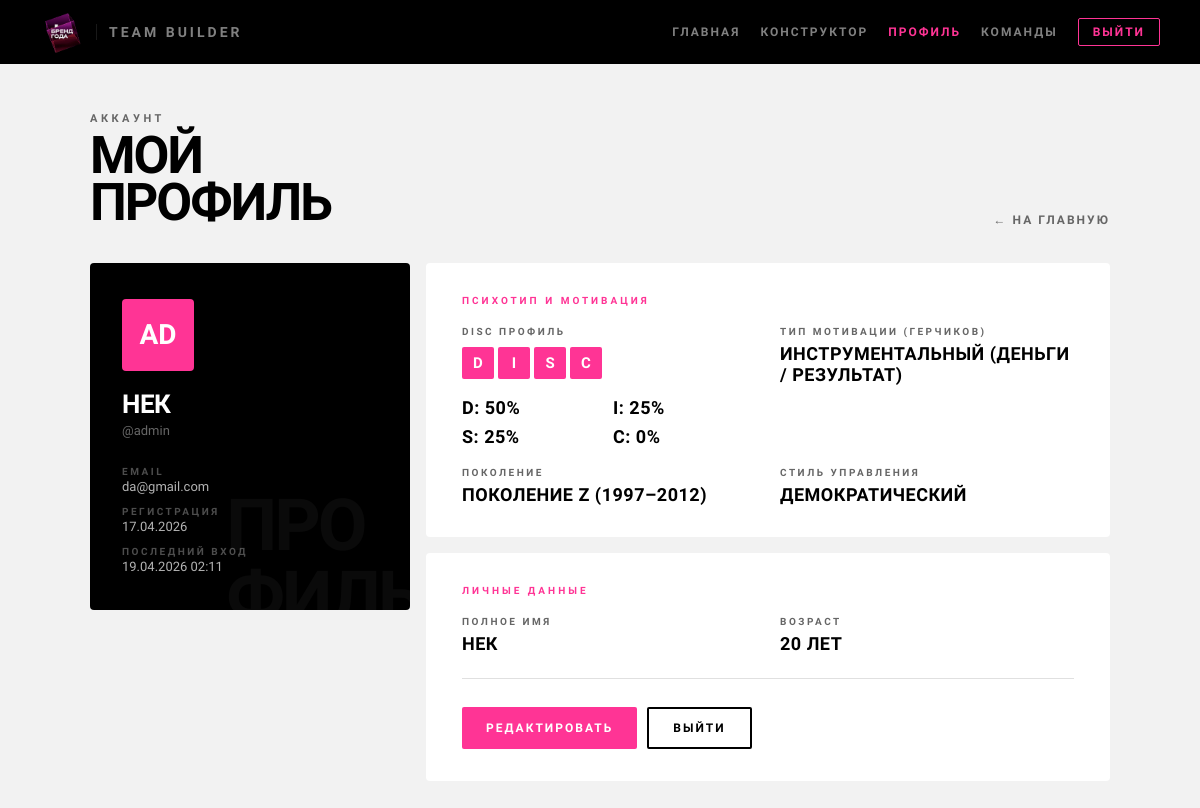
/profile/ (signed in), run on an earlier commit of the app's database.
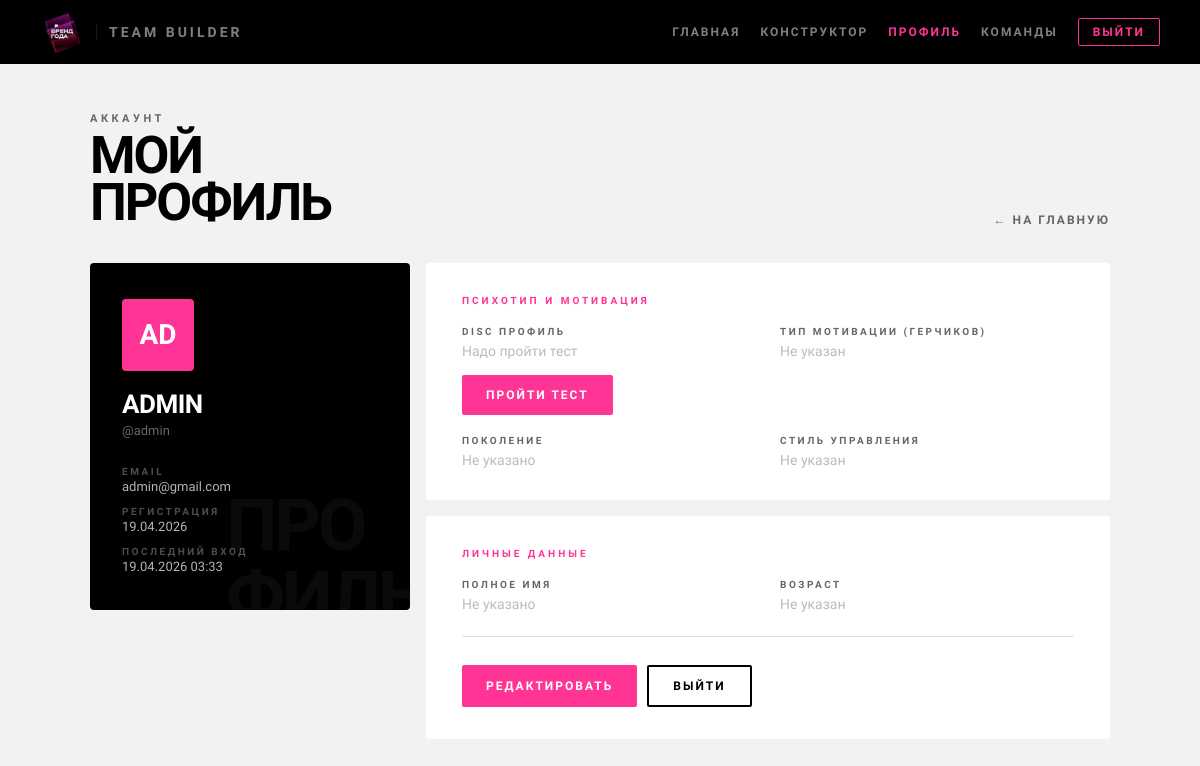
And on a later commit of the database.
### core/models.py (models this page shows, shortened)
class CustomUser(AbstractUser):
    is_manager  = models.BooleanField(default=True,  verbose_name="Руководитель")
    is_employee = models.BooleanField(default=False, verbose_name="Сотрудник")
    disc_profile = models.JSONField(
        null=True,
        blank=True,
        verbose_name="DISC профиль руководителя",
        help_text='{"D": 80, "I": 40, "S": 30, "C": 60}'
    )
    gerchikov_type = models.CharField(
        max_length=50,
        choices=GERCHIKOV_CHOICES,
        null=True,
        blank=True,
        verbose_name="Тип мотивации по Герчикову"
    )
    age        = models.PositiveIntegerField(null=True, blank=True, verbose_name="Возраст")
    generation = models.CharField(
        max_length=10,
        choices=GENERATION_CHOICES,
        null=True,
        blank=True,
        verbose_name="Поколение"
    )
    leadership_style = models.CharField(
        max_length=50,
        choices=[
            ('authoritarian', 'Авторитарный'),
            ('democratic',    'Демократический'),
            ('coaching',      'Коучинг'),
            ('delegating',    'Делегирующий'),
        ],
        null=True,
        blank=True,
        verbose_name="Стиль управления"
    )
    role_style = models.TextField(blank=True, verbose_name="Описание стиля управления")
    class Meta:
        verbose_name        = "Пользователь"
        verbose_name_plural = "Пользователи"
    def get_generation_display(self):
        generations = {
            'X': 'Поколение X (1965–1980)',
            'BB': 'Бэби-бумеры (1944–1964)',
            'Y': 'Поколение Y / Миллениалы (1981–1996)',
            'Z': 'Поколение Z (1997–2012)',
            'Alpha': 'Поколение Alpha (2013+)',
        }
        return generations.get(self.generation, self.generation or 'Не указано')

### core/views.py (the view)
# urls.py: path('profile/', profile_view, name='profile'),
@login_required
def profile_view(request):
    user = request.user
    return render(request, 'profile.html', {'user': user})

### templates/profile.html (shortened to what this page needs)
{% extends 'base.html' %}
{% load static %}
{% block extra_css %}
<link rel="stylesheet" href="{% static 'css/profile.css' %}">
{% endblock %}
{% block nav %}
<a href="/" class="nav-link">Главная</a>
<a href="{% url 'create_ideal_profile' %}" class="nav-link">Конструктор</a>
<a href="{% url 'profile' %}" class="nav-link active">Профиль</a>
<a href="{% url 'team_list' %}" class="nav-link">Команды</a>
<a href="{% url 'logout' %}" class="btn-logout">Выйти</a>
{% endblock %}
{% block content %}
<div class="page-header">
    <div>
        <p class="breadcrumb">Аккаунт</p>
        <h1 class="page-title">Мой<br>профиль</h1>
    </div>
    <a href="/" class="btn-back">← На главную</a>
</div>
<div class="profile-grid">
    <div class="identity-card">
        <div class="avatar-block">
            {{ user.username|slice:":1"|upper }}{{ user.username|slice:"1:2"|upper }}
        </div>
        <div class="user-fullname">{{ user.get_full_name|default:user.username }}</div>
        <div class="user-username">@{{ user.username }}</div>
        <div class="meta-row">
            <div class="meta-item">
                <span class="meta-label">Email</span>
                <span class="meta-value">{{ user.email|default:"—" }}</span>
            </div>
            <div class="meta-item">
                <span class="meta-label">Регистрация</span>
                <span class="meta-value">{{ user.date_joined|date:"d.m.Y" }}</span>
            </div>
            <div class="meta-item">
                <span class="meta-label">Последний вход</span>
                <span class="meta-value">{{ user.last_login|date:"d.m.Y H:i"|default:"—" }}</span>
            </div>
        </div>
    </div>
    <div class="data-panel">
        <div class="section-card">
            <p class="section-eyebrow">Психотип и мотивация</p>
            <div class="fields-grid">
                <div class="field">
                    <span class="field-label">DISC профиль</span>
                    {% if user.disc_profile %}
                        <div class="disc-badge">
                            <span class="disc-letter {% if 'D' in user.disc_profile %}active{% endif %}">D</span>
                            <span class="disc-letter {% if 'I' in user.disc_profile %}active{% endif %}">I</span>
                            <span class="disc-letter {% if 'S' in user.disc_profile %}active{% endif %}">S</span>
                            <span class="disc-letter {% if 'C' in user.disc_profile %}active{% endif %}">C</span>
                        </div>
                        <div style="margin-top: 12px; display: grid; grid-template-columns: repeat(2, minmax(90px, 1fr)); gap: 8px;">
                            <span class="field-value">D: {{ user.disc_profile.D }}%</span>
                            <span class="field-value">I: {{ user.disc_profile.I }}%</span>
                            <span class="field-value">S: {{ user.disc_profile.S }}%</span>
                            <span class="field-value">C: {{ user.disc_profile.C }}%</span>
                        </div>
                    {% else %}
                        <span class="field-value empty">Надо пройти тест</span>
                        <a href="{% url 'profile_disc_test' %}" class="btn-primary" style="margin-top: 10px; align-self: flex-start;">Пройти тест</a>
                    {% endif %}
                </div>
                <div class="field">
                    <span class="field-label">Тип мотивации (Герчиков)</span>
                    <span class="field-value {% if not user.get_gerchikov_type_display %}empty{% endif %}">
                        {{ user.get_gerchikov_type_display|default:"Не указан" }}
                    </span>
                </div>
                <div class="field">
                    <span class="field-label">Поколение</span>
                    <span class="field-value {% if not user.generation %}empty{% endif %}">
                        {{ user.get_generation_display|default:"Будет определено после указания возраста" }}
                    </span>
                </div>
                <div class="field">
                    <span class="field-label">Стиль управления</span>
                    <span class="field-value {% if not user.get_leadership_style_display %}empty{% endif %}">
                        {{ user.get_leadership_style_display|default:"Не указан" }}
                    </span>
                </div>
            </div>
        </div>
        <div class="section-card">
            <p class="section-eyebrow">Личные данные</p>
            <div class="fields-grid">
                <div class="field">
                    <span class="field-label">Полное имя</span>
                    <span class="field-value {% if not user.get_full_name %}empty{% endif %}">
                        {{ user.get_full_name|default:"Не указано" }}
                    </span>
                </div>
                <div class="field">
                    <span class="field-label">Возраст</span>
                    <span class="field-value {% if not user.age %}empty{% endif %}">
                        {% if user.age %}{{ user.age }} лет{% else %}Не указан{% endif %}
                    </span>
                </div>
            </div>
            <div class="divider"></div>
            <div class="actions">
                <a href="{% url 'profile_edit' %}" class="btn-primary">Редактировать</a>
                <a href="{% url 'logout' %}" class="btn-secondary">Выйти</a>
            </div>
        </div>
    </div>
</div>
{% endblock %}

### templates/base.html (shortened to what this page needs)
{% load static %}
<!DOCTYPE html>
<html lang="ru">
<head>
    <link rel="stylesheet" href="{% static 'css/base.css' %}">
    {% block extra_css %}{% endblock %}
</head>
<body>
    <header class="header">
        <a href="/" class="logo">
            <img src="{% static 'img/logo.caf05db1.gif' %}" alt="Логотип" class="logo-img">
            <span class="logo-app-name">Team Builder</span>
        </a>
        <nav class="header-nav">
            {% block nav %}{% endblock %}
        </nav>
    </header>
    <main class="{% block main_class %}page{% endblock %}">
        {% block content %}
        {% endblock %}
    </main>
</body>
</html>

### static/css/base.css (style rules this page uses)
*, *::before, *::after { box-sizing: border-box; margin: 0; padding: 0; }
:root { --black: #000000; --white: #FFFFFF; --pink: #FF3495; --gray-bg: #F2F2F2; --gray-text: #666666; --border: #E0E0E0; --font-heading: 'Barlow Condensed', sans-serif; --font-body: 'Barlow Semi Condensed', sans-serif; }
body { font-family: var(--font-body); background: var(--gray-bg); color: var(--black); min-height: 100vh; }
.header { background: var(--black); padding: 0 40px; height: 64px; display: flex; align-items: center; justify-content: space-between; }
.logo { display: flex; align-items: center; gap: 12px; text-decoration: none; }
.logo-img { height: 44px; width: auto; display: block; }
.logo-app-name, .logo-name { font-family: var(--font-heading); font-weight: 800; font-size: 14px; color: var(--white); letter-spacing: 3px; text-transform: uppercase; opacity: 0.5; padding-left: 12px; border-left: 1px solid rgba(255,255,255,0.2); }
.header-nav { display: flex; align-items: center; gap: 20px; }
.nav-link { font-family: var(--font-heading); font-size: 12px; font-weight: 700; letter-spacing: 2px; text-transform: uppercase; color: rgba(255,255,255,0.5); text-decoration: none; }
.nav-link.active { color: var(--pink); }
.btn-logout { font-family: var(--font-heading); font-size: 12px; font-weight: 700; letter-spacing: 2px; text-transform: uppercase; color: var(--pink); text-decoration: none; border: 1px solid var(--pink); padding: 6px 14px; border-radius: 2px; transition: background 0.15s, color 0.15s; }
.btn-primary { display: inline-flex; align-items: center; gap: 8px; background: var(--pink); color: var(--white); font-family: var(--font-heading); font-weight: 800; font-size: 12px; letter-spacing: 2px; text-transform: uppercase; text-decoration: none; padding: 13px 24px; border: none; border-radius: 2px; cursor: pointer; transition: background 0.15s; }
.btn-secondary { display: inline-flex; align-items: center; gap: 8px; background: transparent; color: var(--black); font-family: var(--font-heading); font-weight: 800; font-size: 12px; letter-spacing: 2px; text-transform: uppercase; text-decoration: none; padding: 12px 24px; border: 2px solid var(--black); border-radius: 2px; cursor: pointer; transition: background 0.15s, color 0.15s; }
.page { max-width: 1100px; margin: 0 auto; padding: 48px 40px; }

### templates/profile.html (style rules this page uses)
.page-header { display: flex; align-items: flex-end; justify-content: space-between; margin-bottom: 36px; }
.btn-back { display: inline-flex; align-items: center; gap: 8px; font-family: var(--font-heading); font-weight: 700; font-size: 12px; letter-spacing: 2px; text-transform: uppercase; color: var(--gray-text); text-decoration: none; transition: color 0.15s; }
.page { padding: 48px 40px; max-width: 1100px; margin: 0 auto; }
.breadcrumb { font-family: var(--font-heading); font-size: 11px; font-weight: 700; letter-spacing: 3.5px; text-transform: uppercase; color: var(--gray-text); margin-bottom: 8px; }
.page-title { font-family: var(--font-heading); font-weight: 900; font-size: 52px; text-transform: uppercase; letter-spacing: -2px; line-height: 0.9; }

What changed in the data, as far as the page shows it:
changed CustomUser "admin": get_full_name "НЕК" → "ADMIN"; email "da@gmail.com" → "admin@gmail.com"; date_joined "17.04.2026" → "19.04.2026"; last_login "19.04.2026 02:11" → "19.04.2026 03:33"; gerchikov_type "ИНСТРУМЕНТАЛЬНЫЙ (ДЕНЬГИ / РЕЗУЛЬТАТ)" → "Не указан"; generation "ПОКОЛЕНИЕ Z (1997–2012)" → "Не указано"; leadership_style "ДЕМОКРАТИЧЕСКИЙ" → "Не указан"; first_name "нек" → empty (drawn); get_full_name "НЕК" → "Не указано"; disc_profile.D "50" → (not shown); disc_profile.I "25" → (not shown); disc_profile.S "25" → (not shown); disc_profile.C "0" → (not shown); age "20" → (not shown)
Also different on the page:
text no longer shown: "D I S C D: % I: % S: % C: % ЛЕТ"
text now shown: "Надо пройти тест ПРОЙТИ ТЕСТ Не указан"
